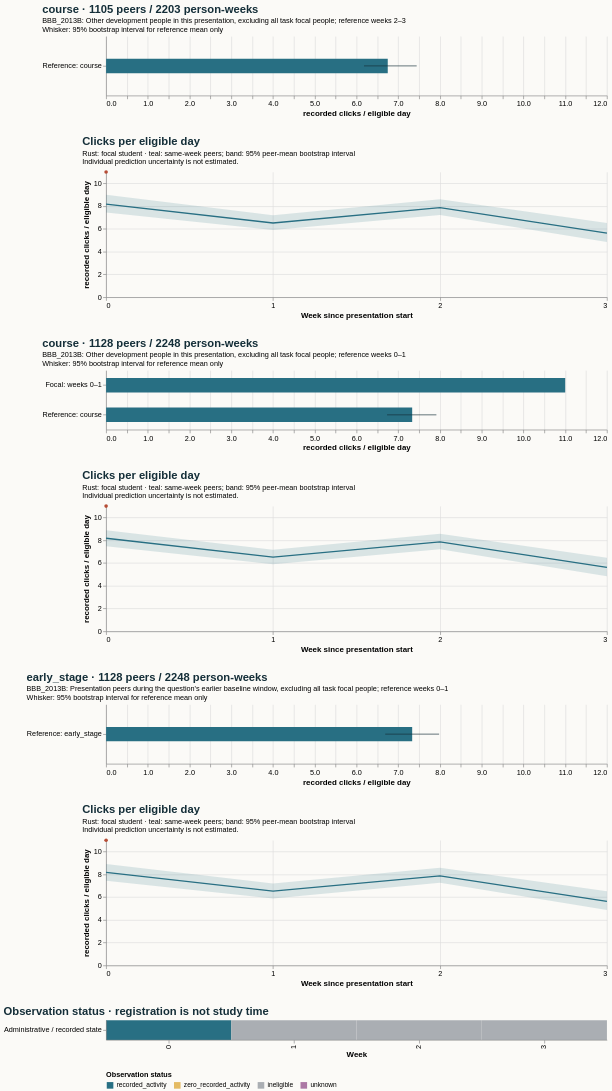

Vega-Lite specification stored for this chart:
### Vega-Lite specification from a JSON file in a GitHub repository (floating-point values rounded to 4 significant figures)
{"$schema": "https://vega.github.io/schema/vega-lite/v5.20.1.json", "config": {"axis": {"labelFontSize": 11, "titleFontSize": 12}, "background": "#fbfaf7", "font": "sans-serif", "title": {"anchor": "start", "color": "#142e38", "fontSize": 17, "subtitleFontSize": 11}, "view": {"continuousHeight": 300, "continuousWidth": 300, "stroke": null}}, "datasets": {"data-00404af0601e884ef191a36695393be3": [{"end_day": 6, "focal_value": 11.0, "peer_ci_high": 8.881, "peer_ci_low": 7.476, "peer_mean": 8.174, "peer_observations": 1127, "peer_people": 1127, "reference": "course", "unit": "recorded clicks / eligible day", "week": 0}, {"end_day": 13, "focal_value": null, "peer_ci_high": 7.16, "peer_ci_low": 5.903, "peer_mean": 6.521, "peer_observations": 1121, "peer_people": 1121, "reference": "course", "unit": "recorded clicks / eligible day", "week": 1}, {"end_day": 20, "focal_value": null, "peer_ci_high": 8.571, "peer_ci_low": 7.203, "peer_mean": 7.865, "peer_observations": 1105, "peer_people": 1105, "reference": "course", "unit": "recorded clicks / eligible day", "week": 2}, {"end_day": 27, "focal_value": null, "peer_ci_high": 6.471, "peer_ci_low": 4.837, "peer_mean": 5.625, "peer_observations": 1098, "peer_people": 1098, "reference": "course", "unit": "recorded clicks / eligible day", "week": 3}], "data-20ef74378913a56b6641377ddfc38d54": [{"end_day": 6, "focal_value": 11.0, "peer_ci_high": 8.901, "peer_ci_low": 7.44, "peer_mean": 8.174, "peer_observations": 1127, "peer_people": 1127, "reference": "early_stage", "unit": "recorded clicks / eligible day", "week": 0}, {"end_day": 13, "focal_value": null, "peer_ci_high": 7.206, "peer_ci_low": 5.883, "peer_mean": 6.521, "peer_observations": 1121, "peer_people": 1121, "reference": "early_stage", "unit": "recorded clicks / eligible day", "week": 1}, {"end_day": 20, "focal_value": null, "peer_ci_high": 8.586, "peer_ci_low": 7.261, "peer_mean": 7.865, "peer_observations": 1105, "peer_people": 1105, "reference": "early_stage", "unit": "recorded clicks / eligible day", "week": 2}, {"end_day": 27, "focal_value": null, "peer_ci_high": 6.525, "peer_ci_low": 4.868, "peer_mean": 5.625, "peer_observations": 1098, "peer_people": 1098, "reference": "early_stage", "unit": "recorded clicks / eligible day", "week": 3}], "data-666cd0ef6f68173f0ae2743beb67f0e4": [{"end_day": 6, "focal_value": 11.0, "peer_ci_high": 9.0, "peer_ci_low": 7.447, "peer_mean": 8.174, "peer_observations": 1127, "peer_people": 1127, "reference": "course", "unit": "recorded clicks / eligible day", "week": 0}, {"end_day": 13, "focal_value": null, "peer_ci_high": 7.211, "peer_ci_low": 5.899, "peer_mean": 6.521, "peer_observations": 1121, "peer_people": 1121, "reference": "course", "unit": "recorded clicks / eligible day", "week": 1}, {"end_day": 20, "focal_value": null, "peer_ci_high": 8.611, "peer_ci_low": 7.222, "peer_mean": 7.865, "peer_observations": 1105, "peer_people": 1105, "reference": "course", "unit": "recorded clicks / eligible day", "week": 2}, {"end_day": 27, "focal_value": null, "peer_ci_high": 6.513, "peer_ci_low": 4.853, "peer_mean": 5.625, "peer_observations": 1098, "peer_people": 1098, "reference": "course", "unit": "recorded clicks / eligible day", "week": 3}], "data-89321fe17c22fe3a4e1b37ee828535eb": [{"hi": null, "lo": null, "series": "Focal: weeks 0–1", "value": 11.0}, {"hi": 7.914, "lo": 6.731, "series": "Reference: course", "value": 7.334}], "data-89a72f8ec02b7692eee1a8b311bfa20f": [{"eligible_days": 5.0, "end_day": 6, "logging_completeness": "unknown", "observation_status": "recorded_activity", "row": "Administrative / recorded state", "score_status": "withheld_release_time_unknown", "start_day": 0, "value": 11.0, "week": 0}, {"eligible_days": 0.0, "end_day": 13, "logging_completeness": "unknown", "observation_status": "ineligible", "row": "Administrative / recorded state", "score_status": "withheld_release_time_unknown", "start_day": 7, "value": null, "week": 1}, {"eligible_days": 0.0, "end_day": 20, "logging_completeness": "unknown", "observation_status": "ineligible", "row": "Administrative / recorded state", "score_status": "withheld_release_time_unknown", "start_day": 14, "value": null, "week": 2}, {"eligible_days": 0.0, "end_day": 27, "logging_completeness": "unknown", "observation_status": "ineligible", "row": "Administrative / recorded state", "score_status": "withheld_release_time_unknown", "start_day": 21, "value": null, "week": 3}], "data-9e0fd0e33dca4042a3078b951d5f1576": [{"hi": null, "lo": null, "series": "Focal: weeks 2–3", "value": null}, {"hi": 7.979, "lo": 6.688, "series": "Reference: early_stage", "value": 7.334}], "data-ad1681db8c553fe6ffdbb00f3138d83d": [{"hi": null, "lo": null, "series": "Focal: weeks 2–3", "value": null}, {"hi": 7.442, "lo": 6.18, "series": "Reference: course", "value": 6.748}]}, "resolve": {"scale": {"color": "independent"}}, "spacing": 28, "vconcat": [{"data": {"name": "data-ad1681db8c553fe6ffdbb00f3138d83d"}, "height": 90, "layer": [{"encoding": {"x": {"field": "value", "scale": {"domain": [0, 11.55], "zero": true}, "title": "recorded clicks / eligible day", "type": "quantitative"}, "y": {"field": "series", "sort": null, "title": null, "type": "nominal"}}, "mark": {"color": "#286f83", "size": 22, "type": "bar"}}, {"encoding": {"x": {"field": "lo", "type": "quantitative"}, "x2": {"field": "hi"}, "y": {"field": "series", "sort": null, "title": null, "type": "nominal"}}, "mark": {"color": "#142e38", "type": "rule"}}], "title": {"subtitle": ["BBB_2013B: Other development people in this presentation, excluding all task focal people; reference weeks 2–3", "Whisker: 95% bootstrap interval for reference mean only"], "text": "course · 1105 peers / 2203 person-weeks"}, "width": 760}, {"data": {"name": "data-666cd0ef6f68173f0ae2743beb67f0e4"}, "height": 190, "layer": [{"encoding": {"x": {"axis": {"tickMinStep": 1}, "field": "week", "title": "Week since presentation start", "type": "quantitative"}, "y": {"field": "peer_ci_low", "scale": {"zero": true}, "title": "recorded clicks / eligible day", "type": "quantitative"}, "y2": {"field": "peer_ci_high"}}, "mark": {"color": "#286f83", "opacity": 0.16, "type": "area"}}, {"encoding": {"tooltip": [{"field": "week", "type": "quantitative"}, {"field": "peer_mean", "type": "quantitative"}, {"field": "peer_people", "type": "quantitative"}, {"field": "peer_observations", "type": "quantitative"}], "x": {"field": "week", "type": "quantitative"}, "y": {"field": "peer_mean", "type": "quantitative"}}, "mark": {"color": "#286f83", "strokeWidth": 2, "type": "line"}}, {"encoding": {"tooltip": [{"field": "week", "type": "quantitative"}, {"field": "focal_value", "type": "quantitative"}], "x": {"field": "week", "type": "quantitative"}, "y": {"field": "focal_value", "type": "quantitative"}}, "mark": {"color": "#b64c35", "point": {"color": "#b64c35"}, "strokeWidth": 2.5, "type": "line"}}], "title": {"subtitle": ["Rust: focal student · teal: same-week peers; band: 95% peer-mean bootstrap interval", "Individual prediction uncertainty is not estimated."], "text": "Clicks per eligible day"}, "width": 760}, {"data": {"name": "data-89321fe17c22fe3a4e1b37ee828535eb"}, "height": 90, "layer": [{"encoding": {"x": {"field": "value", "scale": {"domain": [0, 11.55], "zero": true}, "title": "recorded clicks / eligible day", "type": "quantitative"}, "y": {"field": "series", "sort": null, "title": null, "type": "nominal"}}, "mark": {"color": "#286f83", "size": 22, "type": "bar"}}, {"encoding": {"x": {"field": "lo", "type": "quantitative"}, "x2": {"field": "hi"}, "y": {"field": "series", "sort": null, "title": null, "type": "nominal"}}, "mark": {"color": "#142e38", "type": "rule"}}], "title": {"subtitle": ["BBB_2013B: Other development people in this presentation, excluding all task focal people; reference weeks 0–1", "Whisker: 95% bootstrap interval for reference mean only"], "text": "course · 1128 peers / 2248 person-weeks"}, "width": 760}, {"data": {"name": "data-00404af0601e884ef191a36695393be3"}, "height": 190, "layer": [{"encoding": {"x": {"axis": {"tickMinStep": 1}, "field": "week", "title": "Week since presentation start", "type": "quantitative"}, "y": {"field": "peer_ci_low", "scale": {"zero": true}, "title": "recorded clicks / eligible day", "type": "quantitative"}, "y2": {"field": "peer_ci_high"}}, "mark": {"color": "#286f83", "opacity": 0.16, "type": "area"}}, {"encoding": {"tooltip": [{"field": "week", "type": "quantitative"}, {"field": "peer_mean", "type": "quantitative"}, {"field": "peer_people", "type": "quantitative"}, {"field": "peer_observations", "type": "quantitative"}], "x": {"field": "week", "type": "quantitative"}, "y": {"field": "peer_mean", "type": "quantitative"}}, "mark": {"color": "#286f83", "strokeWidth": 2, "type": "line"}}, {"encoding": {"tooltip": [{"field": "week", "type": "quantitative"}, {"field": "focal_value", "type": "quantitative"}], "x": {"field": "week", "type": "quantitative"}, "y": {"field": "focal_value", "type": "quantitative"}}, "mark": {"color": "#b64c35", "point": {"color": "#b64c35"}, "strokeWidth": 2.5, "type": "line"}}], "title": {"subtitle": ["Rust: focal student · teal: same-week peers; band: 95% peer-mean bootstrap interval", "Individual prediction uncertainty is not estimated."], "text": "Clicks per eligible day"}, "width": 760}, {"data": {"name": "data-9e0fd0e33dca4042a3078b951d5f1576"}, "height": 90, "layer": [{"encoding": {"x": {"field": "value", "scale": {"domain": [0, 11.55], "zero": true}, "title": "recorded clicks / eligible day", "type": "quantitative"}, "y": {"field": "series", "sort": null, "title": null, "type": "nominal"}}, "mark": {"color": "#286f83", "size": 22, "type": "bar"}}, {"encoding": {"x": {"field": "lo", "type": "quantitative"}, "x2": {"field": "hi"}, "y": {"field": "series", "sort": null, "title": null, "type": "nominal"}}, "mark": {"color": "#142e38", "type": "rule"}}], "title": {"subtitle": ["BBB_2013B: Presentation peers during the question's earlier baseline window, excluding all task focal people; reference weeks 0–1", "Whisker: 95% bootstrap interval for reference mean only"], "text": "early_stage · 1128 peers / 2248 person-weeks"}, "width": 760}, {"data": {"name": "data-20ef74378913a56b6641377ddfc38d54"}, "height": 190, "layer": [{"encoding": {"x": {"axis": {"tickMinStep": 1}, "field": "week", "title": "Week since presentation start", "type": "quantitative"}, "y": {"field": "peer_ci_low", "scale": {"zero": true}, "title": "recorded clicks / eligible day", "type": "quantitative"}, "y2": {"field": "peer_ci_high"}}, "mark": {"color": "#286f83", "opacity": 0.16, "type": "area"}}, {"encoding": {"tooltip": [{"field": "week", "type": "quantitative"}, {"field": "peer_mean", "type": "quantitative"}, {"field": "peer_people", "type": "quantitative"}, {"field": "peer_observations", "type": "quantitative"}], "x": {"field": "week", "type": "quantitative"}, "y": {"field": "peer_mean", "type": "quantitative"}}, "mark": {"color": "#286f83", "strokeWidth": 2, "type": "line"}}, {"encoding": {"tooltip": [{"field": "week", "type": "quantitative"}, {"field": "focal_value", "type": "quantitative"}], "x": {"field": "week", "type": "quantitative"}, "y": {"field": "focal_value", "type": "quantitative"}}, "mark": {"color": "#b64c35", "point": {"color": "#b64c35"}, "strokeWidth": 2.5, "type": "line"}}], "title": {"subtitle": ["Rust: focal student · teal: same-week peers; band: 95% peer-mean bootstrap interval", "Individual prediction uncertainty is not estimated."], "text": "Clicks per eligible day"}, "width": 760}, {"data": {"name": "data-89a72f8ec02b7692eee1a8b311bfa20f"}, "encoding": {"color": {"field": "observation_status", "legend": {"labelLimit": 260, "orient": "bottom"}, "scale": {"domain": ["recorded_activity", "zero_recorded_activity", "ineligible", "unknown"], "range": ["#286f83", "#e4bb64", "#aaaeb3", "#ac78a5"]}, "title": "Observation status", "type": "nominal"}, "tooltip": [{"field": "week", "type": "quantitative"}, {"field": "eligible_days", "type": "quantitative"}, {"field": "observation_status", "type": "nominal"}, {"field": "logging_completeness", "type": "nominal"}], "x": {"field": "week", "title": "Week", "type": "ordinal"}, "y": {"field": "row", "title": null, "type": "nominal"}}, "height": 30, "mark": {"type": "rect"}, "title": "Observation status · registration is not study time", "width": 760}]}
